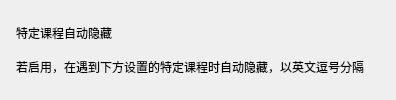
          <widget class="CardWidget" name="CardWidget_14">
           <property name="minimumSize">
            <size>
             <width>0</width>
             <height>70</height>
            </size>
           </property>
           <layout class="QHBoxLayout" name="horizontalLayout_15">
            <property name="spacing">
             <number>16</number>
            </property>
            <property name="leftMargin">
             <number>16</number>
            </property>
            <property name="topMargin">
             <number>16</number>
            </property>
            <property name="rightMargin">
             <number>16</number>
            </property>
            <property name="bottomMargin">
             <number>16</number>
            </property>
            <item>
             <layout class="QVBoxLayout" name="verticalLayout_24">
              <property name="spacing">
               <number>0</number>
              </property>
              <item>
               <widget class="StrongBodyLabel" name="StrongBodyLabel_16">
                <property name="sizePolicy">
                 <sizepolicy hsizetype="Expanding" vsizetype="Preferred">
                  <horstretch>0</horstretch>
                  <verstretch>0</verstretch>
                 </sizepolicy>
                </property>
                <property name="text">
                 <string>特定课程自动隐藏</string>
                </property>
               </widget>
              </item>
              <item>
               <widget class="CaptionLabel" name="CaptionLabel_14">
                <property name="text">
                 <string>若启用，在遇到下方设置的特定课程时自动隐藏，以英文逗号分隔</string>
                </property>
                <property name="wordWrap">
                 <bool>false</bool>
                </property>
                <property name="lightColor" stdset="0">
                 <color alpha="150">
                  <red>0</red>
                  <green>0</green>
                  <blue>0</blue>
                 </color>
                </property>
                <property name="darkColor" stdset="0">
                 <color alpha="200">
                  <red>255</red>
                  <green>255</green>
                  <blue>255</blue>
                 </color>
                </property>
               </widget>
              </item>
             </layout>
            </item>
            <item>
             <widget class="SwitchButton" name="switch_exclude_startup">
              <property name="onText">
               <string>启用</string>
              </property>
              <property name="offText">
               <string>禁用</string>
              </property>
             </widget>
            </item>
           </layout>
          </widget>
